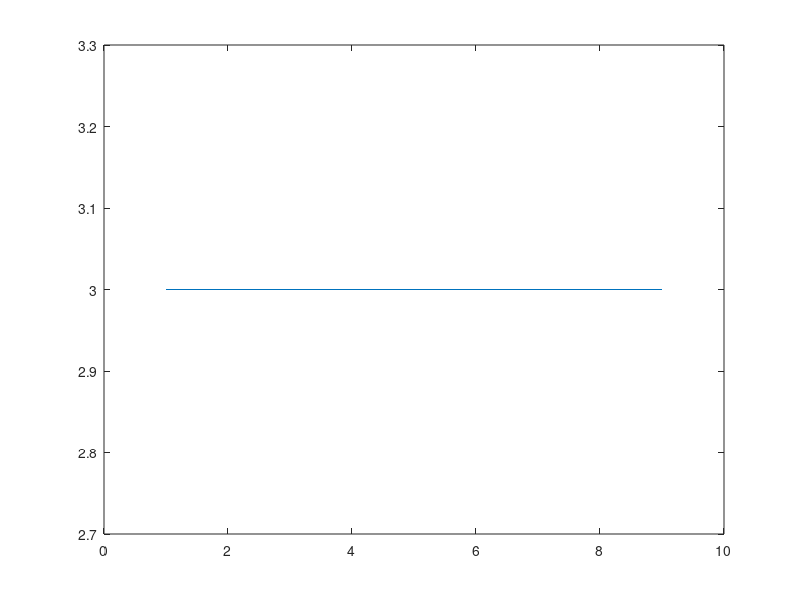

MATLAB code for this plot:
plot([1.0, 2.0, 3.0, 4.0, 5.0, 6.0, 7.0, 8.0, 9.0, 8.0, 7.0, 6.0, 5.0, 4.0, 3.0, 2.0, 1.0, 1.0, 1.0, 1.0, 1.0, 1.0], [3.0, 3.0, 3.0, 3.0, 3.0, 3.0, 3.0, 3.0, 3.0, 3.0, 3.0, 3.0, 3.0, 3.0, 3.0, 3.0, 3.0, 3.0, 3.0, 3.0, 3.0, 3.0])
pause